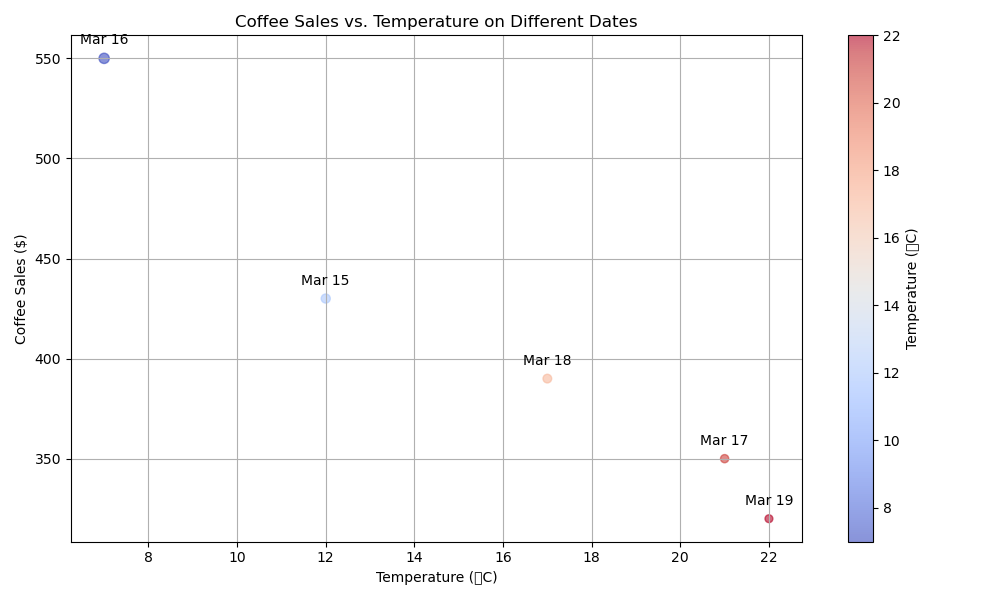

This chart was generated by the following Python code:

import matplotlib.pyplot as plt
from datetime import datetime

# Data
data = [
    {'Date': '2023-03-15', ' Temperature (°C)': 12, ' Coffee Sales ($)': 430},
    {'Date': '2023-03-16', ' Temperature (°C)': 7, ' Coffee Sales ($)': 550},
    {'Date': '2023-03-17', ' Temperature (°C)': 21, ' Coffee Sales ($)': 350},
    {'Date': '2023-03-18', ' Temperature (°C)': 17, ' Coffee Sales ($)': 390},
    {'Date': '2023-03-19', ' Temperature (°C)': 22, ' Coffee Sales ($)': 320}
]

# Extracting values for plotting
temperatures = [entry[' Temperature (°C)'] for entry in data]
sales = [entry[' Coffee Sales ($)'] for entry in data]
dates = [entry['Date'] for entry in data]
date_labels = [datetime.strptime(date, '%Y-%m-%d').strftime('%b %d') for date in dates]  # Formatting date labels

# Visual Encoding Details
colors = temperatures  # Color based on temperature
sizes = [sale / 10 for sale in sales]  # Size based on coffee sales

# Create scatter plot
plt.figure(figsize=(10, 6))
scatter = plt.scatter(temperatures, sales, c=colors, s=sizes, cmap='coolwarm', alpha=0.6)

# Add color bar for temperature
cbar = plt.colorbar(scatter)
cbar.set_label('Temperature (°C)')

# Annotations for each data point
for i, date_label in enumerate(date_labels):
    plt.annotate(date_label, (temperatures[i], sales[i]), textcoords="offset points", xytext=(0,10), ha='center')

# Labeling Axes and Title
plt.xlabel('Temperature (°C)')
plt.ylabel('Coffee Sales ($)')
plt.title('Coffee Sales vs. Temperature on Different Dates')

plt.grid(True)  # Add a grid for better readability
plt.tight_layout()  # Adjust the layout

# Show the plot
plt.show()
